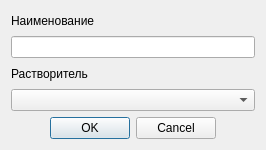
<?xml version="1.0" encoding="UTF-8"?>
<ui version="4.0">
 <class>Dialog</class>
 <widget class="QDialog" name="Dialog">
  <property name="geometry">
   <rect>
    <x>0</x>
    <y>0</y>
    <width>266</width>
    <height>150</height>
   </rect>
  </property>
  <property name="sizePolicy">
   <sizepolicy hsizetype="Preferred" vsizetype="Preferred">
    <horstretch>0</horstretch>
    <verstretch>0</verstretch>
   </sizepolicy>
  </property>
  <property name="windowTitle">
   <string>Добавить соединение</string>
  </property>
  <layout class="QGridLayout" name="gridLayout">
   <item row="1" column="2">
    <widget class="QLineEdit" name="lineEdit"/>
   </item>
   <item row="0" column="2">
    <widget class="QLabel" name="label">
     <property name="text">
      <string>Наименование</string>
     </property>
    </widget>
   </item>
   <item row="3" column="2">
    <widget class="QComboBox" name="comboBox"/>
   </item>
   <item row="4" column="2">
    <widget class="QDialogButtonBox" name="buttonBox">
     <property name="orientation">
      <enum>Qt::Horizontal</enum>
     </property>
     <property name="standardButtons">
      <set>QDialogButtonBox::Cancel|QDialogButtonBox::Ok</set>
     </property>
     <property name="centerButtons">
      <bool>true</bool>
     </property>
    </widget>
   </item>
   <item row="2" column="2">
    <widget class="QLabel" name="label_2">
     <property name="text">
      <string>Растворитель</string>
     </property>
    </widget>
   </item>
  </layout>
 </widget>
 <resources/>
 <connections>
  <connection>
   <sender>buttonBox</sender>
   <signal>accepted()</signal>
   <receiver>Dialog</receiver>
   <slot>accept()</slot>
   <hints>
    <hint type="sourcelabel">
     <x>154</x>
     <y>101</y>
    </hint>
    <hint type="destinationlabel">
     <x>154</x>
     <y>74</y>
    </hint>
   </hints>
  </connection>
  <connection>
   <sender>buttonBox</sender>
   <signal>rejected()</signal>
   <receiver>Dialog</receiver>
   <slot>reject()</slot>
   <hints>
    <hint type="sourcelabel">
     <x>154</x>
     <y>101</y>
    </hint>
    <hint type="destinationlabel">
     <x>154</x>
     <y>74</y>
    </hint>
   </hints>
  </connection>
 </connections>
</ui>
